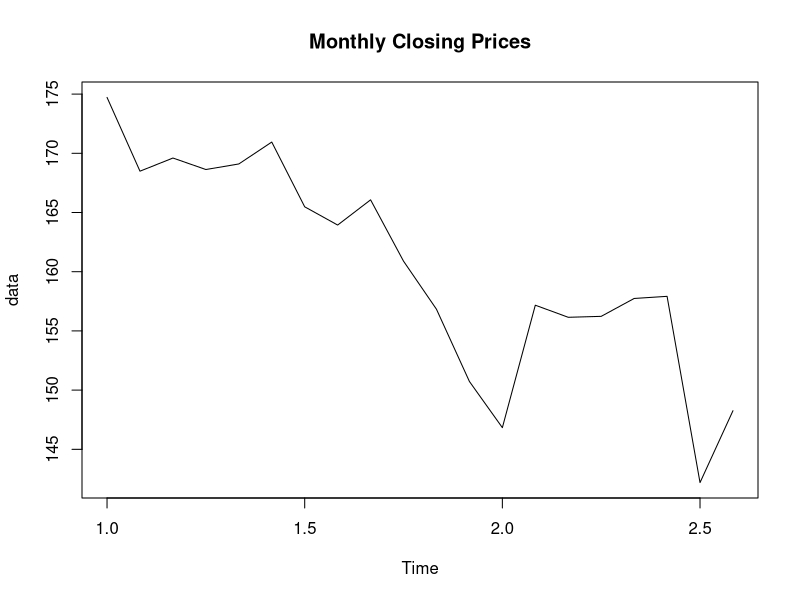

R code for this plot: (Note: this script raises an error after producing the figure.)
# 1. Perform the below given activities:
#  a. Take Apple Stock Prices from Yahoo Finance for last 90 days
#  b. Predict the Stock closing prices for next 15 days.
#  c. Submit your accuracy
#  d. After 15 days again collect the data and compare with your forecast

# Answers

setwd("D:/ACADGILD/Excel files")
library(readr)
AAPL <- read.csv("AAPL.csv")
View(AAPLMay10toAug102018)
df<-AAPL
head(df)

str(df)
new_date <- as.Date(df$Date)
new_date

str(df)
format(new_date,format="%B %d %Y")

# %d - day as number 1-31
# %a - weekday such as Mon
# %A- complete day name ex.Monday
# %m - month as a number
# %b - short form of month Jan, Feb
# %B - full form of month, January
# %y - two digit year
# %Y- four digit year

data = ts(df$Close,frequency =12)

plot(data,main="Monthly Closing Prices")

# Additive Time Series
# Trend + Seasonality+ Cyclicity+ error 
# Multiplicative Time Series
## Trend * Seasonality * Cyclicity * error

# additive model is easy to explain, easy to forecast and interpret
# multiplicate models can be converted to additive models using log of the time series

log(data)

# assumption for time series forecst:
#1- the time series should be stationary
# Identify the stationarity of a time series
#1- mean value of the time series is constant over time, the trend should not be present in the series
#2- the variance does not increase over time
#3- the seasonality impact is minimal, deseasonalization of the time series data

decompose(data) # default method is additive

decompose(data, type='multi')

par(mfrow=c(1,2))
plot(decompose(data, type='multi'))
library(forecast)

seasonplot(data)

lag(data,10)

lag.plot(data)

# Calculation of Autocorrelation and Partial Autocorrelation

data

ac<-acf(data)

ac$acf

# data time series may not have stationarity

pac<-pacf(data)

pac$acf

# looking at the ACF and PACF graph we can conclude that the time 
# series is not stationary

model <- lm(data~c(1:length(data)))

summary(model)

plot(resid(model),type='l')

# the series is not stationary

# deseasonalize the time series


tbl <- stl(data,'periodic')

stab<-seasadj(tbl)

seasonplot(stab,12)

# statistically we need to test out if the series is stationary or not
# Augmented Dickey Fuller Test

library(tseries)

adf.test(data)

# if the p-value is less than 0.05, then the time series is stationary, else not

# Time Series Forecasting Models

# Simple Exponential Smoothing
# Double Expo. Smoothing
# Tripple Expo. Smoothing 
# AR-I-MA model

#PACF- p 
#diff - d
#ACF- q

model2<-auto.arima(data)
accuracy(model2)

plot(forecast(model2,h=12))

adf.test(diff(data))

plot(diff(data))

diff(data,differences = 3)

#running a model on diff data
model3<-auto.arima(diff(data))

accuracy(model3)
##                     ME     RMSE      MAE MPE MAPE      MASE      ACF1
## Training set 0.2732813 2.188771 1.472657 100  100 0.7590256 0.1695623
acf(diff(data))

pacf(diff(data))

#taking random order
model4 <- Arima(diff(data),order=c(4,0,5))
model4

accuracy(model4)

model5 <- Arima(diff(data),order=c(4,0,4))
model5

accuracy(model5)

model6<-Arima(data,order=c(3,0,5))
model6

accuracy(model6)

model7<-Arima(diff(data),order=c(4,0,4))
model7

accuracy(model7)

model8<-Arima(diff(data),order=c(0,0,1))
model8

accuracy(model8)

model9<-Arima(diff(data),order=c(1,0,0))
model9

accuracy(model9)

model10<-Arima(diff(data),order=c(1,0,1))
model10

accuracy(model10)

model11<-Arima(diff(data),order=c(1,0,2))
model11

accuracy(model11)

model12<-Arima(diff(data),order=c(1,1,3))
model12

accuracy(model12)

# MAPE = mean absolute percentage error (should be < 10%) for a good model
par(mfrow=c(1,2))
plot(forecast(model5,h=12))

plot(log(data))

# Holt Winters Exponential Smoothing Model

# if series is stationary then use simple exponential smoothing model
model4<-HoltWinters(data,beta = F, gamma = F)
summary(model4)

model4

library(forecast)
plot(forecast(model4,12))

# Holt Winters Exponential Smoothing Model

# if series is not stationary and only trend component is present, then use double exponential smoothing model
model5<-HoltWinters(data,gamma = F)
summary(model5)

model5

plot(forecast(model5,12))

plot(log(data))

# Holt Winters Exponential Smoothing Model
# if series is not stationary and trend, seasonality component is present, then use tripple exponential smoothing model
model6<-HoltWinters(data)
summary(model6)

model6

plot(log(data))

plot(forecast(model6,12))

# MAPE
# Automatic Exponential Smoothing Model
model7<-ets(data)
summary(model7)

accuracy(model7)

plot(log(data))

plot(forecast(model7,12))

